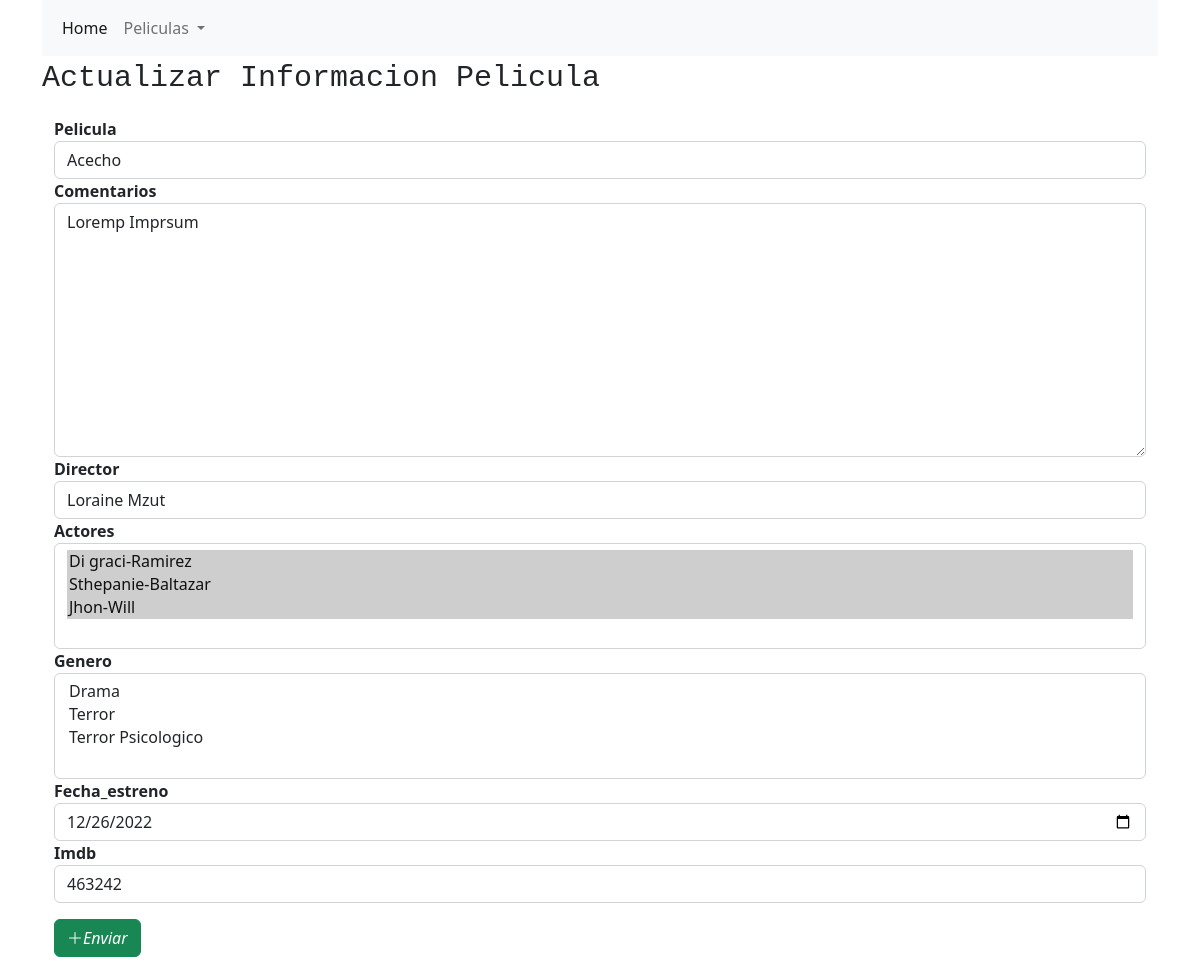
The app's page /movie_update/Acecho/, older data.
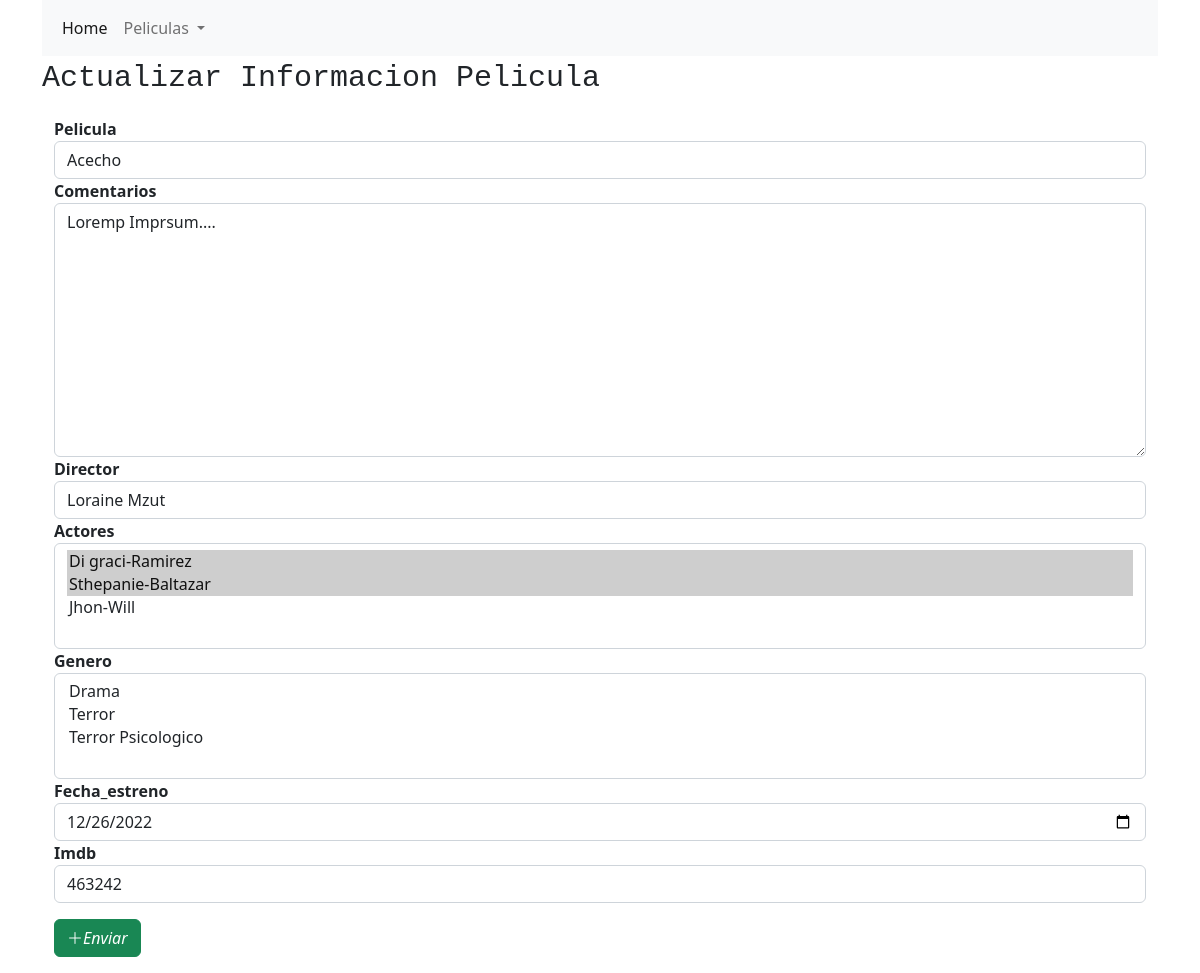
The same page, newer data.
### movie/models.py (models this page shows, shortened)
class Pelicula(models.Model):
    name = models.CharField(max_length=50, primary_key=True)
    comment = models.TextField()
    director = models.ForeignKey(
        'Director',
        on_delete=models.CASCADE
        )
    actores = models.ManyToManyField(
        'Actor'
    )
    genero = models.ManyToManyField(
        'Genero'
    )
    imdb = models.IntegerField()
    fecha_estreno = models.DateField()

### movie/views.py (the view, shortened to what this page needs)
# urls.py: path('movie_update/<str:pk>/', PeliculaUpdate.as_view(), name='movie_update')
class PeliculaUpdate(UpdateView):
    template_name = "movie/templates/movie_update.html"
    model = Pelicula
    form_class = PeliculaForm
    template_name_suffix = '_update_form'

### movie/forms.py
class PeliculaForm(ModelForm):
    class Meta:
     model = Pelicula
     fields = "__all__"
     widgets = {
        'name': forms.TextInput(attrs={'class':'form-control', 'pleaceholder':'pelicula'}),
        'comment': forms.Textarea(attrs={'class':'form-control'}),
        'director': forms.Select(attrs={'class':'form-control'}),
        'actores': forms.SelectMultiple(attrs={'class':'select form-control'}),
        'genero' : forms.SelectMultiple(attrs={'class' :'select form-control'}),
        'fecha_estreno' : forms.DateInput(attrs={'class': 'form-control', 'type': 'date'}),
        'imdb': forms.NumberInput(attrs={'class':'form-control', 'type':'number'})
    }

### movie/models.py (called while the page is built)
    def __str__(self) -> str:
        return f"{self.name}-{self.last_name}"

    def __str__(self) -> str:
        return f"{self.name} {self.last_name}"

    def __str__(self) -> str:
        return f'{self.name}'

### movie/templates/movie_update.html (shortened to what this page needs)
<!DOCTYPE html>
<html lang="en">
<head>
    <link rel="stylesheet" href="https://cdn.jsdelivr.net/npm/bootstrap@4.0.0/dist/css/bootstrap.min.css">
</head>
<body>
    {% extends 'movie/templates/index.html' %}
    {% block content %}
    <p class="font-monospace" style="font-size: 30px;">Actualizar Informacion Pelicula</p>
    <form action="" method="POST">
       <div class="container">
        <strong>Pelicula</strong>
        {{ form.name}}
        <strong>Comentarios</strong>
        {{ form.comment}}
        <strong>Director</strong>
        {{ form.director}}
        <strong>Actores</strong>
        {{ form.actores}}
        <strong>Genero</strong>
        {{ form.genero}}
        <strong>Fecha_estreno</strong>
        {{ form.fecha_estreno}}
        <strong>Imdb</strong>
        {{ form.imdb}}
        <div class="form-group is-grouped mt-3">
            <button class="btn btn-success"><i class="bi bi-plus-lg">Enviar</i></button>
        </div>
       </div>
    </form>
    {% endblock %}

Row changes from the older to the newer data that the page shows:
changed Pelicula "Acecho": comment "Loremp Imprsum" → "Loremp Imprsum...."
Text that changed along with them:
form field actores: "Di graci-Ramirez ☑ / Sthepanie-Baltazar ☑ / Jhon-Will ☑" → "Di graci-Ramirez ☑ / Sthepanie-Baltazar ☑ / Jhon-Will"
